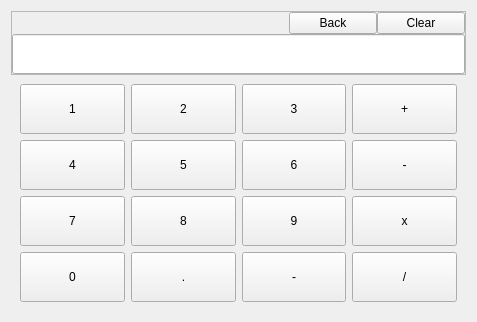
  <widget class="QWidget" name="centralwidget">
   <layout class="QGridLayout" name="gridLayout_4">
    <item row="0" column="0">
     <widget class="QFrame" name="frame">
      <property name="frameShape">
       <enum>QFrame::NoFrame</enum>
      </property>
      <property name="frameShadow">
       <enum>QFrame::Plain</enum>
      </property>
      <layout class="QGridLayout" name="gridLayout_3">
       <property name="leftMargin">
        <number>0</number>
       </property>
       <property name="topMargin">
        <number>0</number>
       </property>
       <property name="rightMargin">
        <number>0</number>
       </property>
       <property name="bottomMargin">
        <number>0</number>
       </property>
       <property name="spacing">
        <number>0</number>
       </property>
       <item row="0" column="0">
        <widget class="QFrame" name="TopFrame">
         <property name="frameShape">
          <enum>QFrame::StyledPanel</enum>
         </property>
         <property name="frameShadow">
          <enum>QFrame::Raised</enum>
         </property>
         <layout class="QGridLayout" name="gridLayout_2">
          <property name="leftMargin">
           <number>0</number>
          </property>
          <property name="topMargin">
           <number>0</number>
          </property>
          <property name="rightMargin">
           <number>0</number>
          </property>
          <property name="bottomMargin">
           <number>0</number>
          </property>
          <property name="spacing">
           <number>0</number>
          </property>
          <item row="0" column="0">
           <spacer name="horizontalSpacer">
            <property name="orientation">
             <enum>Qt::Horizontal</enum>
            </property>
            <property name="sizeHint" stdset="0">
             <size>
              <width>277</width>
              <height>20</height>
             </size>
            </property>
           </spacer>
          </item>
          <item row="0" column="1">
           <widget class="QPushButton" name="pushButton">
            <property name="minimumSize">
             <size>
              <width>88</width>
              <height>0</height>
             </size>
            </property>
            <property name="text">
             <string>Back</string>
            </property>
           </widget>
          </item>
          <item row="0" column="2">
           <widget class="QPushButton" name="pushButton_2">
            <property name="minimumSize">
             <size>
              <width>88</width>
              <height>0</height>
             </size>
            </property>
            <property name="text">
             <string>Clear</string>
            </property>
           </widget>
          </item>
          <item row="1" column="0" colspan="3">
           <widget class="QLineEdit" name="Screen_LE">
            <property name="minimumSize">
             <size>
              <width>0</width>
              <height>40</height>
             </size>
            </property>
           </widget>
          </item>
         </layout>
        </widget>
       </item>
       <item row="1" column="0">
        <widget class="QFrame" name="buttonFrame">
         <property name="frameShape">
          <enum>QFrame::NoFrame</enum>
         </property>
         <property name="frameShadow">
          <enum>QFrame::Plain</enum>
         </property>
         <layout class="QGridLayout" name="gridLayout">
          <item row="2" column="1">
           <widget class="QPushButton" name="nb8">
            <property name="minimumSize">
             <size>
              <width>88</width>
              <height>50</height>
             </size>
            </property>
            <property name="text">
             <string>8</string>
            </property>
           </widget>
          </item>
          <item row="0" column="3">
           <widget class="QPushButton" name="plus">
            <property name="minimumSize">
             <size>
              <width>88</width>
              <height>50</height>
             </size>
            </property>
            <property name="text">
             <string>+</string>
            </property>
           </widget>
          </item>
          <item row="3" column="2">
           <widget class="QPushButton" name="dash">
            <property name="minimumSize">
             <size>
              <width>88</width>
              <height>50</height>
             </size>
            </property>
            <property name="text">
             <string>-</string>
            </property>
           </widget>
          </item>
          <item row="3" column="0">
           <widget class="QPushButton" name="nb0">
            <property name="minimumSize">
             <size>
              <width>88</width>
              <height>50</height>
             </size>
            </property>
            <property name="text">
             <string>0</string>
            </property>
           </widget>
          </item>
          <item row="1" column="3">
           <widget class="QPushButton" name="minus">
            <property name="minimumSize">
             <size>
              <width>88</width>
              <height>50</height>
             </size>
            </property>
            <property name="text">
             <string>-</string>
            </property>
           </widget>
          </item>
          <item row="3" column="1">
           <widget class="QPushButton" name="dot">
            <property name="minimumSize">
             <size>
              <width>88</width>
              <height>50</height>
             </size>
            </property>
            <property name="text">
             <string>.</string>
            </property>
           </widget>
          </item>
          <item row="0" column="1">
           <widget class="QPushButton" name="nb2">
            <property name="minimumSize">
             <size>
              <width>88</width>
              <height>50</height>
             </size>
            </property>
            <property name="text">
             <string>2</string>
            </property>
           </widget>
          </item>
          <item row="2" column="3">
           <widget class="QPushButton" name="mul">
            <property name="minimumSize">
             <size>
              <width>88</width>
              <height>50</height>
             </size>
            </property>
            <property name="text">
             <string>x</string>
            </property>
           </widget>
          </item>
          <item row="3" column="3">
           <widget class="QPushButton" name="divide">
            <property name="minimumSize">
             <size>
              <width>88</width>
              <height>50</height>
             </size>
            </property>
            <property name="text">
             <string>/</string>
            </property>
           </widget>
          </item>
          <item row="1" column="0">
           <widget class="QPushButton" name="nb4">
            <property name="minimumSize">
             <size>
              <width>88</width>
              <height>50</height>
             </size>
            </property>
            <property name="text">
             <string>4</string>
            </property>
           </widget>
          </item>
          <item row="1" column="1">
           <widget class="QPushButton" name="nb5">
            <property name="minimumSize">
             <size>
              <width>88</width>
              <height>50</height>
             </size>
            </property>
            <property name="text">
             <string>5</string>
            </property>
           </widget>
          </item>
          <item row="0" column="0">
           <widget class="QPushButton" name="nb1">
            <property name="minimumSize">
             <size>
              <width>88</width>
              <height>50</height>
             </size>
            </property>
            <property name="text">
             <string>1</string>
            </property>
           </widget>
          </item>
          <item row="1" column="2">
           <widget class="QPushButton" name="nb6">
            <property name="minimumSize">
             <size>
              <width>88</width>
              <height>50</height>
             </size>
            </property>
            <property name="text">
             <string>6</string>
            </property>
           </widget>
          </item>
          <item row="0" column="2">
           <widget class="QPushButton" name="nb3">
            <property name="minimumSize">
             <size>
              <width>88</width>
              <height>50</height>
             </size>
            </property>
            <property name="text">
             <string>3</string>
            </property>
           </widget>
          </item>
          <item row="2" column="2">
           <widget class="QPushButton" name="nb9">
            <property name="minimumSize">
             <size>
              <width>88</width>
              <height>50</height>
             </size>
            </property>
            <property name="text">
             <string>9</string>
            </property>
           </widget>
          </item>
          <item row="2" column="0">
           <widget class="QPushButton" name="nb7">
            <property name="minimumSize">
             <size>
              <width>88</width>
              <height>50</height>
             </size>
            </property>
            <property name="text">
             <string>7</string>
            </property>
           </widget>
          </item>
         </layout>
        </widget>
       </item>
      </layout>
     </widget>
    </item>
   </layout>
  </widget>
